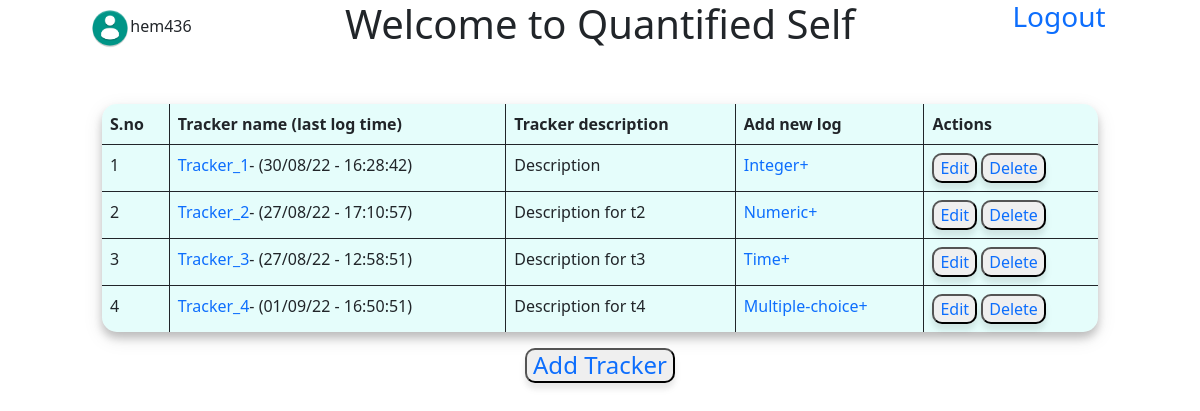
The page /main (signed in) on the database as committed earlier.
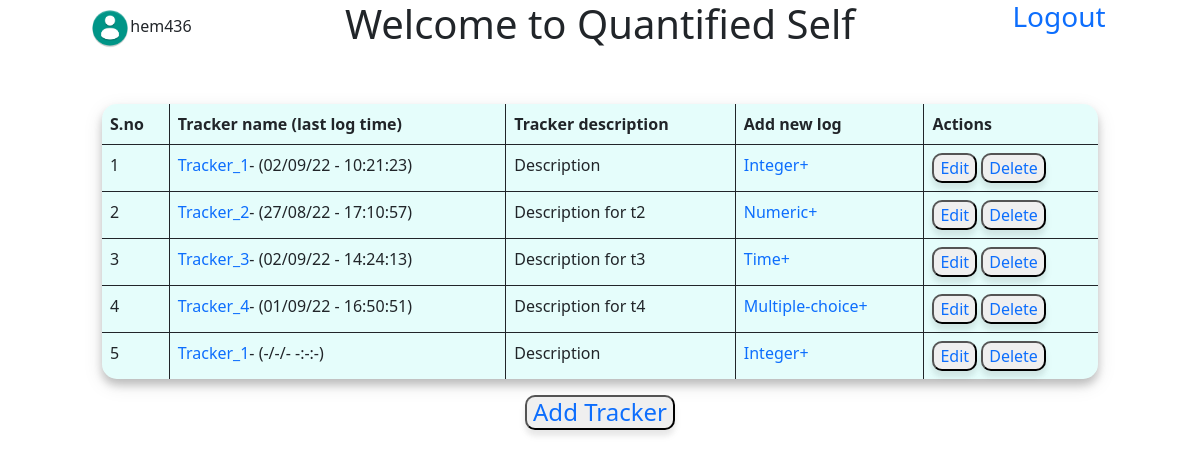
The same page on the database as committed later.
### database.py (models this page shows)
class User(db.Model,UserMixin):
    id=db.Column(db.Integer,primary_key=True,autoincrement=True)
    username=db.Column(db.String,nullable=False,unique=True)
    password=db.Column(db.String,nullable=False)
    trackers=db.relationship("tracker",cascade='all',backref="parent")
    email = db.Column(db.String, unique=True)
    active = db.Column(db.Boolean())
    fs_uniquifier = db.Column(db.String(255), unique=True, nullable=False)
    roles = db.relationship('Role', secondary=roles_users,backref=db.backref('users', lazy='dynamic'))

class tracker(db.Model):
    user_id=db.Column(db.Integer,db.ForeignKey('user.id'),nullable=False)
    tracker_id=db.Column(db.Integer,primary_key=True,autoincrement=True)
    name=db.Column(db.String(30),nullable=False)
    desc=db.Column(db.String)
    type=db.Column(db.String,nullable=False)
    settings=db.Column(db.String)
    lastupdate=db.Column(db.DateTime)
    logs=db.relationship("log",cascade='all', backref="parent")

### application/controllers.py (the view)
@app.route('/main')
@login_required
def main():
    return render_template('main.html',user=current_user,datetime=datetime)

### application/controllers.py (called while the page is built)
@login_manager.user_loader
def load_user(id):
    u=User.query.filter(User.fs_uniquifier==id).one()
    return u

### templates/main.html (shortened to what this page needs)
<!DOCTYPE html>
<html lang="en" dir="ltr">
  <head>
    <link href="https://cdn.jsdelivr.net/npm/bootstrap@5.0.2/dist/css/bootstrap.min.css" rel="stylesheet">
    <link rel="stylesheet" href="/static/main.css">
  </head>
  <body>
    <div class="row">
      <div class="col-sm-3 d-flex justify-content-center">
        <span class="align-self-center"><img src='/static/userimg.png' width="40px" height="40px" />{{user.username}}</span>
      </div>
      <div class="col-sm-6 d-flex justify-content-center">
        <h1>Welcome to Quantified Self</h1>
      </div>
      <div class="col-sm-3 d-flex justify-content-center">
        <a class="h3" href="/logout" align="right">Logout</a>
      </div>
    </div>
    <br>
    <br>
    <div class="row main ">
      <div class="col-10 offset-1">
        <table class='table table-bordered tracker_table'>
          <thead>
            <tr>
              <th>S.no</th>
              <th>Tracker name (last log time)</th>
              <th>Tracker description</th>
              <th>Add new log</th>
              <th>Actions</th>
            </tr>
          </thead>
          <tbody>
            {% for t in user.trackers %}
            <tr>
              <td>{{loop.index}}</td>
              <td><a href="/tracker/{{t.tracker_id}}">{{t.name}}</a>- {% if t.lastupdate %}({{datetime.strftime(t.lastupdate,'%d/%m/%y - %H:%M:%S')}}){% else %} (-/-/- -:-:-) {% endif %}</td>
              <td>{{t.desc}}</td>
              <td><a href="/{{t.tracker_id}}/log/add">{{t.type}}+</a></td>
              <td>
                <button type="button" value="edit"><a href="/tracker/{{t.tracker_id}}/update">Edit</a></button>
                <button type="button" value="delete"><a href="/tracker/{{t.tracker_id}}/delete">Delete</a></button>
              </td>
            </tr>
            {% endfor %}
          </tbody>
        </table>
        <div class="text-center">
          <button class="button" type="button" name="button"><a class="h4" href="/tracker/add">Add Tracker</a> </button>
        </div>
      </div>
    </div>
  </body>
</html>

### static/main.css (style rules this page uses)
.table { box-shadow: 0 6px 8px 0 rgba(0, 0, 0, 0.2), 0 6px 20px 0 rgba(0, 0, 0, 0.1); background-color: #8bf7ed38; border-radius: 15px; border: hidden; }
button { box-shadow: 0 6px 8px 0 rgba(0, 0, 0, 0.05), 0 6px 5px 0 rgba(0, 0, 0, 0.05); border-radius: 10px; }
a { text-decoration: none; }

Rows that differ between the two databases and show on the page:
changed tracker (number 1 of 5 on the later page): strftime "30/08/22 - 16:28:42" → "02/09/22 - 10:21:23"
changed tracker "Tracker_3": strftime "27/08/22 - 12:58:51" → "02/09/22 - 14:24:13"
added tracker: name "Tracker_1", desc "Description", type "Integer"
